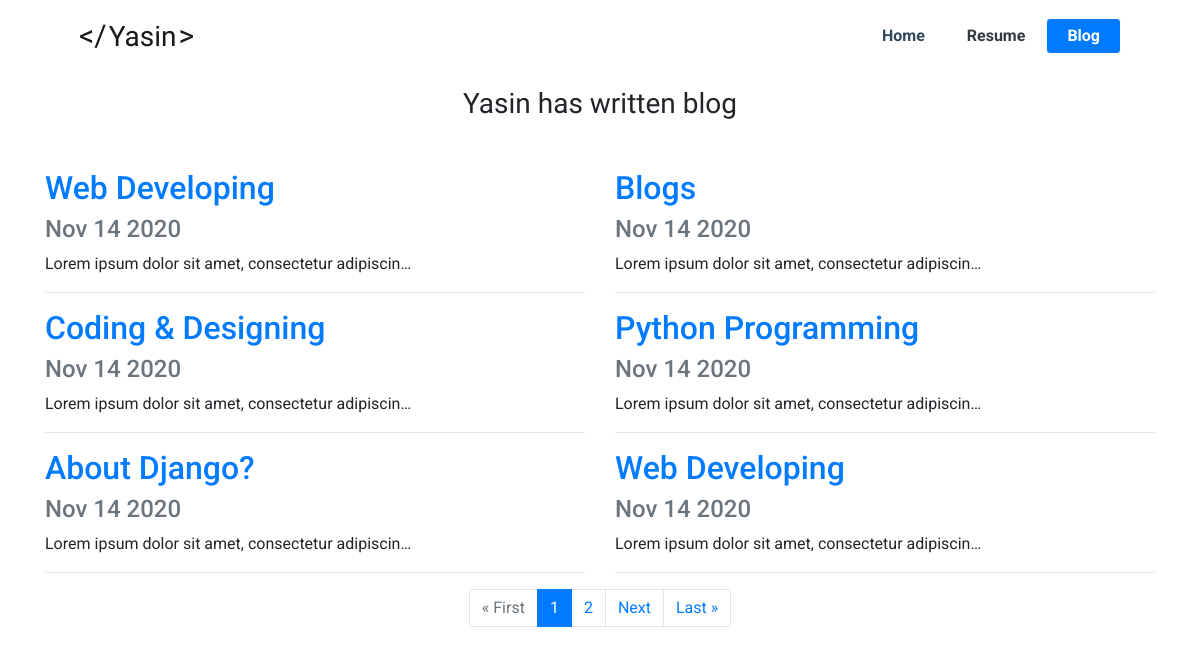
Screenshot of /blog/ with the database file from the repository.
### blog/models.py (models this page shows, shortened)
class Blog(models.Model):
    title = models.CharField(max_length=100)
    date = models.DateTimeField(default=timezone.now)
    description = models.TextField()

### blog/views.py (the view)
# urls.py: path('', blog, name='blog'),
def blog(request):
    blogs = Blog.objects.order_by('-date')
    paginator = Paginator(blogs, 6)
    page_number = request.GET.get('page')
    page_obj = paginator.get_page(page_number)
    context = {
        'page_obj': page_obj
    }
    return render(request, 'blog/blog.html', context)

### blog/templates/blog/blog.html (shortened to what this page needs)
{% extends 'portfolio/base.html' %}
{% block content %}
    <div class="container mt-3">
        <h1 class="text-center goldman">Yasin has written <u>{{ blogs.count}}</u> blog{{ blogs.count|pluralize }}</h1>
        <div class="row mt-5">
            {% for blog in page_obj %}
                <div class="col-12 col-md-6 text-center text-md-left blogs">
                    <a href="{% url 'blog:detail' blog.id %}"><h2>{{ blog.title }}</h2></a>
                    <h4 class="text-muted">{{ blog.date|date:'M d Y' }}</h4>
                    <p>{{ blog.description|striptags|truncatechars:50 }}</p>
                    <hr>
                </div>
            {% endfor %}
        </div>
        <div class="row">
            <div class="col-12 d-block">
                <nav aria-label="Page navigation">
                    <ul class="pagination justify-content-center">
                        {% if page_obj.has_previous %}
                            <li class="page-item"><a class="page-link" href="?page=1">&laquo; First</a></li>
                            <li class="page-item"><a class="page-link" href="?page={{ page_obj.previous_page_number }}">Previous</a></li>
                        {% else %}
                            <li class="disabled page-item"><span class="text-muted page-link">&laquo; First</span></li>
                        {% endif %}
                        {% for page in page_obj.paginator.page_range %}
                            {% if page == page_obj.number %}
                                <li class="active page-item"><a class="page-link" href="?page={{page}}">{{ page }}</a></li>
                            {% else %}
                                <li class="page-item"><a class="page-link" href="?page={{page}}">{{ page }}</a></li>
                            {% endif %}
                        {% endfor %}
                        {% if page_obj.has_next %}
                            <li class="page-item"><a class="page-link" href="?page={{ page_obj.next_page_number }}">Next</a></li>
                            <li class="page-item"><a class="page-link" href="?page={{ page_obj.paginator.num_pages }}">Last &raquo;</a></li>
                        {% else %}
                            <li class="disabled page-item"><span class="text-muted page-link">Last &raquo;</span></li>
                        {% endif %}
                        </ul>
                  </nav>
            </div>
        </div>
    </div>
{% endblock %}

### assets/css/custome.css (style rules this page uses)
body { font-family: 'Roboto', sans-serif; }
.goldman { font-family: 'Goldman', cursive; font-size: 28px; }

### rows the page displays
Blog: title "Web Developing", date "Nov 14 2020", description "Lorem ipsum dolor sit amet, consectetur adipiscin…"
Blog: title "Blogs", date "Nov 14 2020", description "Lorem ipsum dolor sit amet, consectetur adipiscin…"
Blog: title "Coding & Designing", date "Nov 14 2020", description "Lorem ipsum dolor sit amet, consectetur adipiscin…"
Blog: title "Python Programming", date "Nov 14 2020", description "Lorem ipsum dolor sit amet, consectetur adipiscin…"
Blog: title "About Django?", date "Nov 14 2020", description "Lorem ipsum dolor sit amet, consectetur adipiscin…"
Blog: title "Web Developing", date "Nov 14 2020", description "Lorem ipsum dolor sit amet, consectetur adipiscin…"

### other values shown
{{ page }} "1"
{{ page }} "2"
